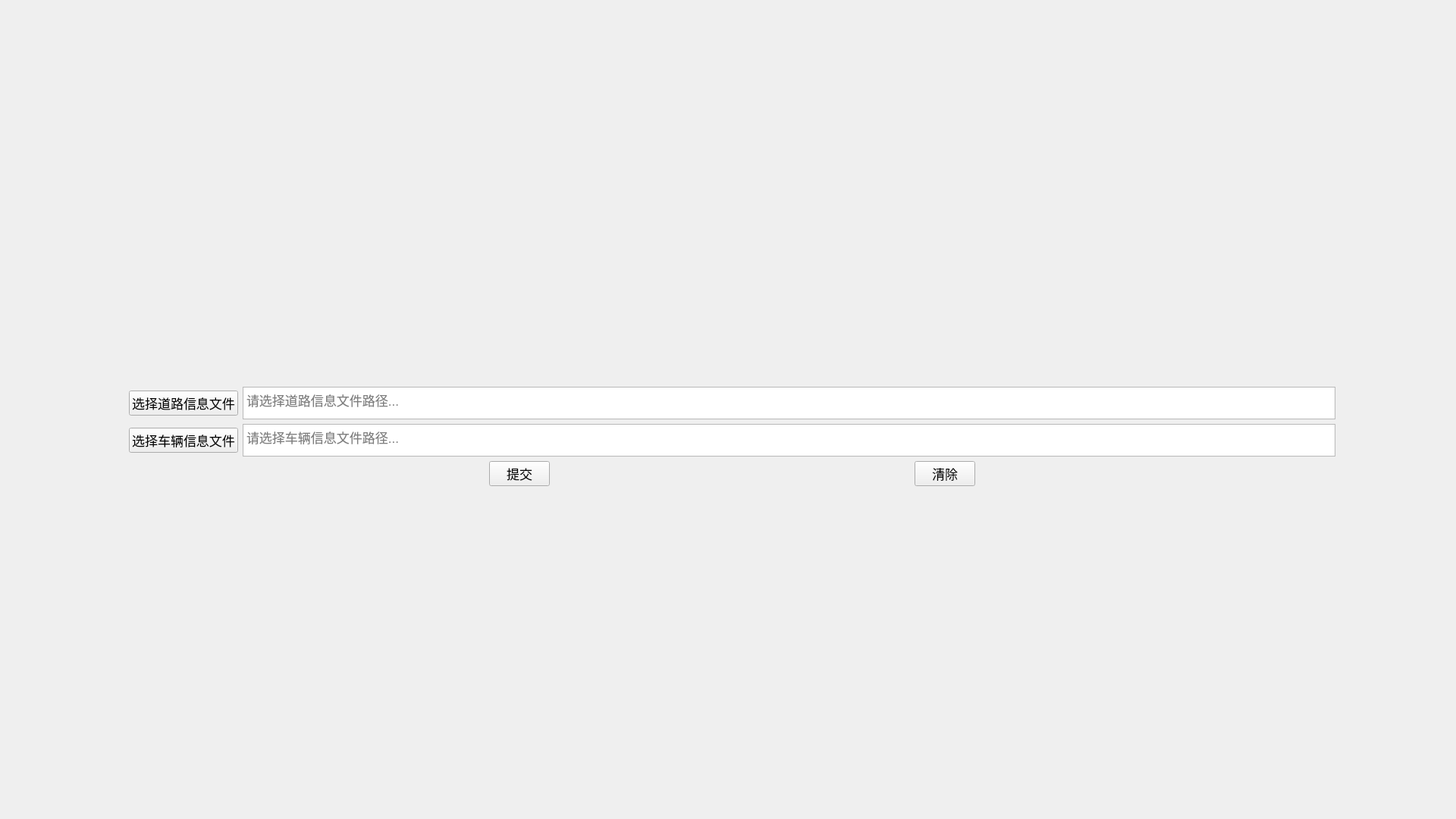
<?xml version="1.0" encoding="UTF-8"?>
<ui version="4.0">
 <class>Form</class>
 <widget class="QWidget" name="Form">
  <property name="geometry">
   <rect>
    <x>0</x>
    <y>0</y>
    <width>1920</width>
    <height>1080</height>
   </rect>
  </property>
  <property name="windowTitle">
   <string>智能车辆调度系统</string>
  </property>
  <widget class="QWidget" name="">
   <property name="geometry">
    <rect>
     <x>170</x>
     <y>510</y>
     <width>1591</width>
     <height>131</height>
    </rect>
   </property>
   <layout class="QVBoxLayout" name="verticalLayout">
    <item>
     <layout class="QHBoxLayout" name="horizontalLayout">
      <item>
       <widget class="QPushButton" name="chooseRoadFileBut">
        <property name="font">
         <font>
          <pointsize>13</pointsize>
         </font>
        </property>
        <property name="text">
         <string>选择道路信息文件</string>
        </property>
       </widget>
      </item>
      <item>
       <widget class="QTextEdit" name="chooseRoadFileText">
        <property name="font">
         <font>
          <pointsize>13</pointsize>
         </font>
        </property>
        <property name="focusPolicy">
         <enum>Qt::NoFocus</enum>
        </property>
        <property name="layoutDirection">
         <enum>Qt::LeftToRight</enum>
        </property>
        <property name="placeholderText">
         <string>请选择道路信息文件路径...</string>
        </property>
       </widget>
      </item>
     </layout>
    </item>
    <item>
     <layout class="QHBoxLayout" name="horizontalLayout_2">
      <item>
       <widget class="QPushButton" name="chooseCarFileBut">
        <property name="font">
         <font>
          <pointsize>13</pointsize>
         </font>
        </property>
        <property name="text">
         <string>选择车辆信息文件</string>
        </property>
       </widget>
      </item>
      <item>
       <widget class="QTextEdit" name="chooseCarFileText">
        <property name="font">
         <font>
          <pointsize>13</pointsize>
         </font>
        </property>
        <property name="focusPolicy">
         <enum>Qt::NoFocus</enum>
        </property>
        <property name="layoutDirection">
         <enum>Qt::LeftToRight</enum>
        </property>
        <property name="placeholderText">
         <string>请选择车辆信息文件路径...</string>
        </property>
       </widget>
      </item>
     </layout>
    </item>
    <item>
     <layout class="QHBoxLayout" name="horizontalLayout_3">
      <item>
       <widget class="QPushButton" name="submitFileBut">
        <property name="sizePolicy">
         <sizepolicy hsizetype="Fixed" vsizetype="Fixed">
          <horstretch>0</horstretch>
          <verstretch>0</verstretch>
         </sizepolicy>
        </property>
        <property name="font">
         <font>
          <pointsize>13</pointsize>
         </font>
        </property>
        <property name="text">
         <string>提交</string>
        </property>
       </widget>
      </item>
      <item>
       <widget class="QPushButton" name="clearFileBut">
        <property name="sizePolicy">
         <sizepolicy hsizetype="Fixed" vsizetype="Fixed">
          <horstretch>0</horstretch>
          <verstretch>0</verstretch>
         </sizepolicy>
        </property>
        <property name="font">
         <font>
          <pointsize>13</pointsize>
         </font>
        </property>
        <property name="text">
         <string>清除</string>
        </property>
       </widget>
      </item>
     </layout>
    </item>
   </layout>
  </widget>
 </widget>
 <resources/>
 <connections/>
</ui>
